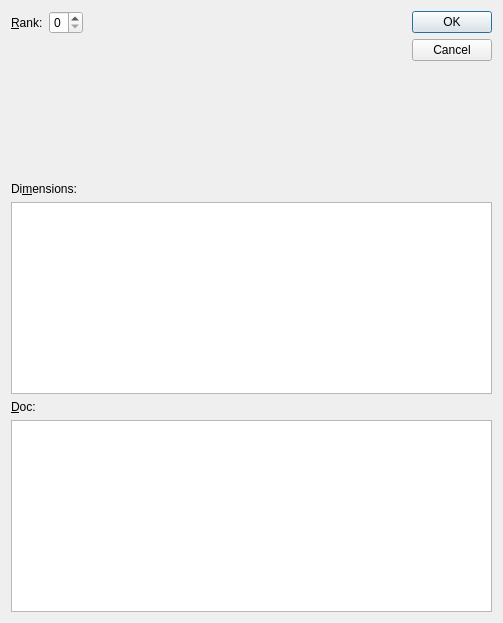
<?xml version="1.0" encoding="UTF-8"?>
<ui version="4.0">
 <class>DimensionsDialog</class>
 <widget class="QDialog" name="DimensionsDialog">
  <property name="geometry">
   <rect>
    <x>0</x>
    <y>0</y>
    <width>503</width>
    <height>623</height>
   </rect>
  </property>
  <property name="windowTitle">
   <string>Dialog</string>
  </property>
  <layout class="QGridLayout" name="gridLayout">
   <item row="0" column="0">
    <layout class="QVBoxLayout" name="verticalLayout">
     <item>
      <layout class="QHBoxLayout" name="horizontalLayout_2">
       <item>
        <layout class="QFormLayout" name="formLayout">
         <item row="0" column="0">
          <widget class="QLabel" name="label">
           <property name="text">
            <string>&amp;Rank:</string>
           </property>
           <property name="buddy">
            <cstring>spinBox</cstring>
           </property>
          </widget>
         </item>
         <item row="0" column="1">
          <widget class="QSpinBox" name="spinBox">
           <property name="maximum">
            <number>6</number>
           </property>
          </widget>
         </item>
        </layout>
       </item>
       <item>
        <spacer name="horizontalSpacer">
         <property name="orientation">
          <enum>Qt::Horizontal</enum>
         </property>
         <property name="sizeHint" stdset="0">
          <size>
           <width>40</width>
           <height>20</height>
          </size>
         </property>
        </spacer>
       </item>
       <item>
        <widget class="QDialogButtonBox" name="buttonBox">
         <property name="orientation">
          <enum>Qt::Vertical</enum>
         </property>
         <property name="standardButtons">
          <set>QDialogButtonBox::Cancel|QDialogButtonBox::Ok</set>
         </property>
        </widget>
       </item>
      </layout>
     </item>
     <item>
      <widget class="QLabel" name="label_2">
       <property name="text">
        <string>Di&amp;mensions:</string>
       </property>
       <property name="buddy">
        <cstring>tableView</cstring>
       </property>
      </widget>
     </item>
     <item>
      <widget class="QTableView" name="tableView">
       <property name="baseSize">
        <size>
         <width>0</width>
         <height>0</height>
        </size>
       </property>
      </widget>
     </item>
     <item>
      <widget class="QLabel" name="label_3">
       <property name="text">
        <string>&amp;Doc:</string>
       </property>
       <property name="buddy">
        <cstring>textEdit</cstring>
       </property>
      </widget>
     </item>
     <item>
      <widget class="QTextEdit" name="textEdit"/>
     </item>
    </layout>
   </item>
  </layout>
 </widget>
 <tabstops>
  <tabstop>spinBox</tabstop>
  <tabstop>tableView</tabstop>
  <tabstop>textEdit</tabstop>
  <tabstop>buttonBox</tabstop>
 </tabstops>
 <resources/>
 <connections>
  <connection>
   <sender>buttonBox</sender>
   <signal>accepted()</signal>
   <receiver>DimensionsDialog</receiver>
   <slot>accept()</slot>
   <hints>
    <hint type="sourcelabel">
     <x>248</x>
     <y>254</y>
    </hint>
    <hint type="destinationlabel">
     <x>157</x>
     <y>274</y>
    </hint>
   </hints>
  </connection>
  <connection>
   <sender>buttonBox</sender>
   <signal>rejected()</signal>
   <receiver>DimensionsDialog</receiver>
   <slot>reject()</slot>
   <hints>
    <hint type="sourcelabel">
     <x>316</x>
     <y>260</y>
    </hint>
    <hint type="destinationlabel">
     <x>286</x>
     <y>274</y>
    </hint>
   </hints>
  </connection>
 </connections>
</ui>
